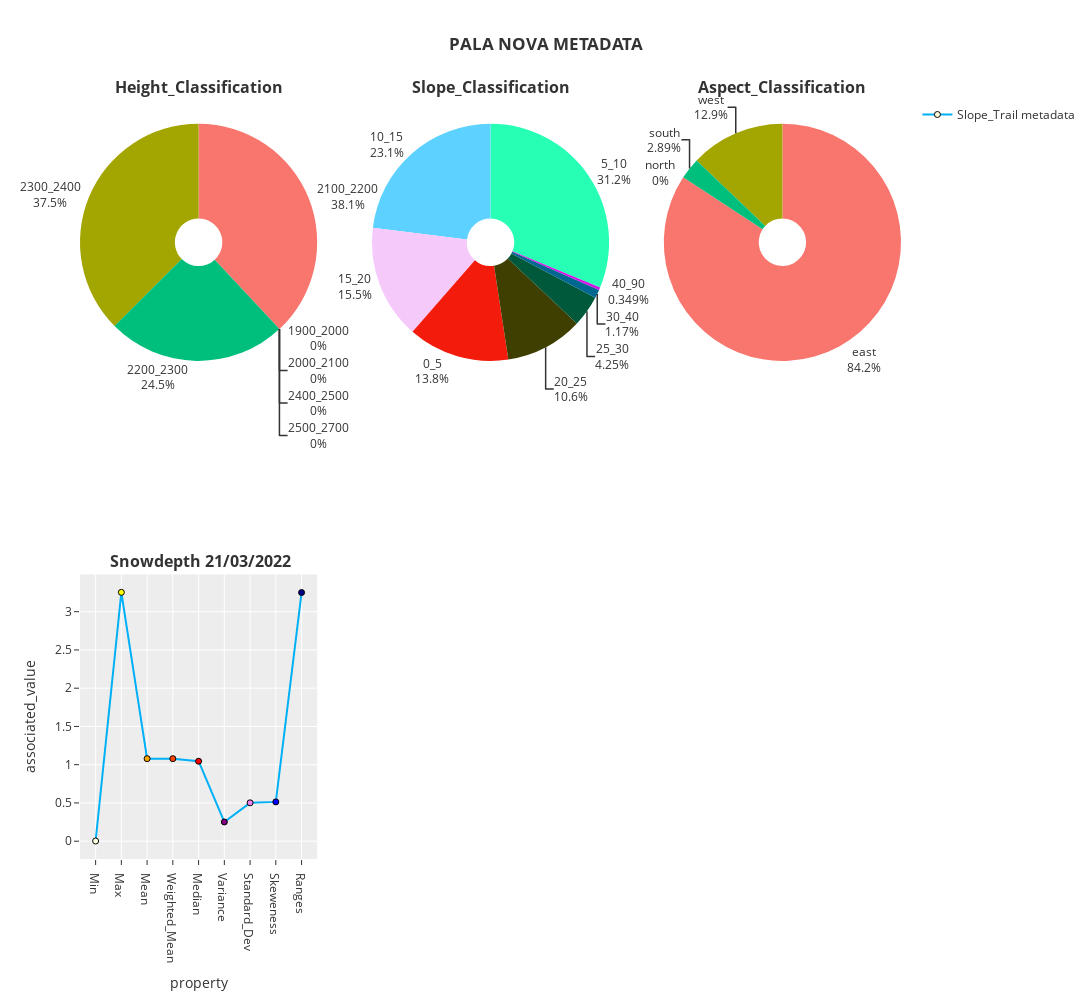

Here is the notebook cell this chart was saved with:
### Code cell
#Plotting:
data = ['Min', 'Max', 'Mean', 'Weighted_Mean', 'Median', 'Variance', 'Standard_Dev', 'Skeweness', 'Ranges']

pctgs = ps.make_subplots(rows=2, cols=3, subplot_titles=['<b> Height_Classification </b>', '<b> Slope_Classification </b>', '<b> Aspect_Classification </b>', '<b> Snowdepth 21/03/2022'], specs=[[{'type':'pie'}, {'type':'pie'}, {'type':'pie'}], [{'type':'bar'}, {'type':'bar'}, {'type':'bar'}]])
list_stat = result_pctg

aspect_str_list = ['north', 'south', 'west', 'east']
height_str_list = ['1900_2000', '2000_2100', '2100_2200', '2200_2300', '2300_2400', '2400_2500', '2500_2700']
slope_str_list = ['0_5', '5_10', '10_15', '15_20', '20_25', '25_30', '30_40', '40_90']
list_lists = [height_str_list, slope_str_list, aspect_str_list]

labels = ['Trace Height', 'Trace Slope', 'Trace Aspect']
name_list = ['Height_trace', 'Slope_trace', 'Aspect_trace']

for i in range(len(list_stat)):
  to_plot = list_stat[i]
  list_label = list_lists[i]
  pctgs.add_pie(
    values=to_plot,
    labels=list_label,
    
    textposition='outside',
    textinfo='percent+label',
    name=name_list[i],
    legendgroup='1',
    showlegend=False,
    hole= .2,
    row=1,
    col=i+1 
  )

pctgs.add_scatter(
  x= ['Min', 'Max', 'Mean', 'Weighted_Mean', 'Median', 'Variance', 'Standard_Dev', 'Skeweness', 'Ranges'],
  y= stats_palanova,
  marker=dict(line=dict(width=1., color='black'), color=['lightyellow','yellow','orange', 'orangered', 'red', 'purple', 'violet', 'blue', 'darkblue']),
  name='Slope_Trail metadata',
  row=2,
  col=1,)
pctgs.update_xaxes(title_text='property')
pctgs.update_yaxes(title_text='associated_value')
pctgs.update_layout(title='<b> PALA NOVA METADATA </b>', width=1800, height=1000, template='ggplot2')

### Figure 1 — Plotly figure (JSON) as saved in the notebook; plotly's stock layout.template omitted (floating-point values rounded to 4 significant figures)
{"data": [{"domain": {"x": [0, 0.2889], "y": [0.625, 1]}, "hole": 0.2, "labels": ["1900_2000", "2000_2100", "2100_2200", "2200_2300", "2300_2400", "2400_2500", "2500_2700"], "legendgroup": "1", "name": "Height_trace", "showlegend": false, "textinfo": "percent+label", "textposition": "outside", "type": "pie", "values": [0, 0, 0.3806, 0.2448, 0.3746, 0, 0]}, {"domain": {"x": [0.3556, 0.6444], "y": [0.625, 1]}, "hole": 0.2, "labels": ["0_5", "5_10", "10_15", "15_20", "20_25", "25_30", "30_40", "40_90"], "legendgroup": "1", "name": "Slope_trace", "showlegend": false, "textinfo": "percent+label", "textposition": "outside", "type": "pie", "values": [0.1369, 0.3093, 0.2283, 0.1537, 0.1049, 0.04208, 0.01161, 0.00346, 0.009824]}, {"domain": {"x": [0.7111, 1], "y": [0.625, 1]}, "hole": 0.2, "labels": ["north", "south", "west", "east"], "legendgroup": "1", "name": "Aspect_trace", "showlegend": false, "textinfo": "percent+label", "textposition": "outside", "type": "pie", "values": [0, 0.02894, 0.1287, 0.8423]}, {"marker": {"color": ["lightyellow", "yellow", "orange", "orangered", "red", "purple", "violet", "blue", "darkblue"], "line": {"color": "black", "width": 1}}, "name": "Slope_Trail metadata", "type": "scatter", "x": ["Min", "Max", "Mean", "Weighted_Mean", "Median", "Variance", "Standard_Dev", "Skeweness", "Ranges"], "xaxis": "x", "y": [0.002346, 3.253, 1.079, 1.079, 1.045, 0.2516, 0.5016, 0.5139, 3.25], "yaxis": "y"}], "layout": {"annotations": [{"font": {"size": 16}, "showarrow": false, "text": "<b> Height_Classification </b>", "x": 0.1444, "xanchor": "center", "xref": "paper", "y": 1, "yanchor": "bottom", "yref": "paper"}, {"font": {"size": 16}, "showarrow": false, "text": "<b> Slope_Classification </b>", "x": 0.5, "xanchor": "center", "xref": "paper", "y": 1, "yanchor": "bottom", "yref": "paper"}, {"font": {"size": 16}, "showarrow": false, "text": "<b> Aspect_Classification </b>", "x": 0.8556, "xanchor": "center", "xref": "paper", "y": 1, "yanchor": "bottom", "yref": "paper"}, {"font": {"size": 16}, "showarrow": false, "text": "<b> Snowdepth 21/03/2022", "x": 0.1444, "xanchor": "center", "xref": "paper", "y": 0.375, "yanchor": "bottom", "yref": "paper"}], "height": 1000, "title": {"text": "<b> PALA NOVA METADATA </b>"}, "width": 1800, "xaxis": {"anchor": "y", "domain": [0, 0.2889], "title": {"text": "property"}}, "xaxis2": {"anchor": "y2", "domain": [0.3556, 0.6444], "title": {"text": "property"}}, "xaxis3": {"anchor": "y3", "domain": [0.7111, 1], "title": {"text": "property"}}, "yaxis": {"anchor": "x", "domain": [0, 0.375], "title": {"text": "associated_value"}}, "yaxis2": {"anchor": "x2", "domain": [0, 0.375], "title": {"text": "associated_value"}}, "yaxis3": {"anchor": "x3", "domain": [0, 0.375], "title": {"text": "associated_value"}}}}
